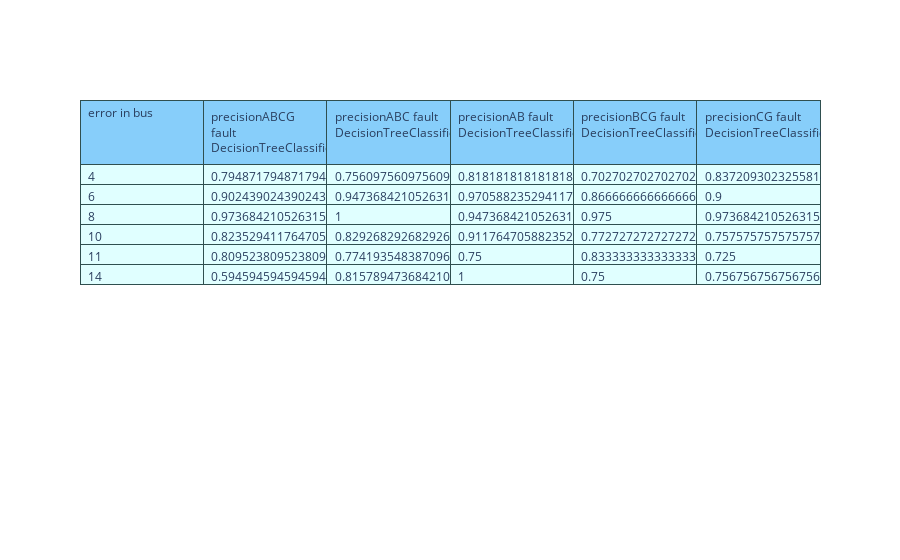

Notebook code for this chart:
### Code cell
# Importar DecisionTreeClassifier
from sklearn.tree import DecisionTreeClassifier
from sklearn.metrics import accuracy_score, confusion_matrix, precision_score, recall_score
import plotly.graph_objects as go
import plotly.io as pio



errores=["ABCG", "ABC", "AB", "BCG", "CG"]

precision_scores = {"error in bus":index_bus}
recall_scores = {}

# Crear el modelo de regresión logística con las opciones adecuadas
Nmodels = [0, 1, 2, 3, 4]


# Crear el clasificador
for i in Nmodels:
    globals()[f"clf_dt{i}"] = DecisionTreeClassifier()

# Entrenar el modelo
for i in Nmodels:
    globals()[f"clf_dt{i}"].fit(globals()[f"X_train{i}"], globals()[f"y_train{i}"])

# Realizar predicciones sobre el conjunto de prueba
for i in Nmodels:
    globals()[f"y_pred_dt{i}"] = globals()[f"clf_dt{i}"].predict(globals()[f"X_test{i}"])

# Evaluar la precisión del modelo
fig, axs = plt.subplots(ncols=5, figsize=(20, 5))

for i in Nmodels:
    globals()[f"dt_acc{i}"] = accuracy_score(globals()[f"y_test{i}"], globals()[f"y_pred_dt{i}"])
    globals()[f"conf_matrix_deciTree{i}"] = confusion_matrix(globals()[f"y_test{i}"], globals()[f"y_pred_dt{i}"])
    print(f"Decision Tree: {globals()[f'dt_acc{i}']}")
    axs[i].set_title(index_error[i])
    sns.heatmap(globals()[f"conf_matrix_deciTree{i}"], annot=True, cmap='Blues', fmt='g', ax=axs[i], xticklabels=index_bus, yticklabels=index_bus)

    # Calcular precisión y recall para cada clase (etiqueta)
    precision_per_class = precision_score(globals()[f"y_test{i}"], globals()[f"y_pred_dt{i}"], average=None)
    recall_per_class = recall_score(globals()[f"y_test{i}"], globals()[f"y_pred_dt{i}"], average=None)

    # Guardar los valores en variables
    globals()[f"precision_dt{i}"] = precision_per_class
    globals()[f"recall_dt{i}"] = recall_per_class

    # Guardar los valores en los diccionarios
    precision_scores[f"precision{index_error[i]} fault DecisionTreeClassifier"] = precision_per_class
    recall_scores[f"recall_deciTree{i}"] = recall_per_class

    print(f'Precision per class: {precision_per_class}')
    print(f'Recall per class: {recall_per_class}')

plt.savefig('gráfica_de_Tr_confusion.PDF')
plt.show()

# Crear una tabla con los resultados de DecisionTreeClassifier
fig = go.Figure(data=[go.Table(
    header=dict(values=list(precision_scores.keys()),
                line_color='darkslategray',
                fill_color='lightskyblue',
                align='left'),
    cells=dict(values=list(precision_scores.values()),
               line_color='darkslategray',
               fill_color='lightcyan',
               align='left'))
])

# Mostrar la tabla
fig.show()

### Figure 1 — Plotly figure (JSON) as saved in the notebook; plotly's stock layout.template omitted (floating-point values rounded to 4 significant figures)
{"data": [{"cells": {"align": "left", "fill": {"color": "lightcyan"}, "line": {"color": "darkslategray"}, "values": [[4, 6, 8, 10, 11, 14], [0.7949, 0.9024, 0.9737, 0.8235, 0.8095, 0.5946], [0.7561, 0.9474, 1, 0.8293, 0.7742, 0.8158], [0.8182, 0.9706, 0.9474, 0.9118, 0.75, 1], [0.7027, 0.8667, 0.975, 0.7727, 0.8333, 0.75], [0.8372, 0.9, 0.9737, 0.7576, 0.725, 0.7568]]}, "header": {"align": "left", "fill": {"color": "lightskyblue"}, "line": {"color": "darkslategray"}, "values": ["error in bus", "precisionABCG fault DecisionTreeClassifier", "precisionABC fault DecisionTreeClassifier", "precisionAB fault DecisionTreeClassifier", "precisionBCG fault DecisionTreeClassifier", "precisionCG fault DecisionTreeClassifier"]}, "type": "table"}], "layout": {}}
